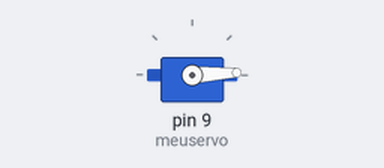
A sketch run on a simulated Arduino Uno, built with avr-gcc and run on an emulated ATmega328P. Shown: servo.

Above: at 0.05 s.
At 1.25 s:
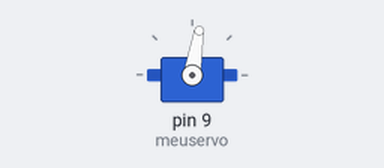
At 2.45 s:
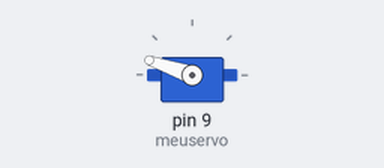
At 4.85 s:
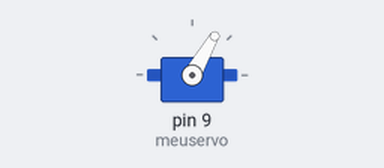
Timing chart, 0 to 9.0 s (numbered marks = the images above):
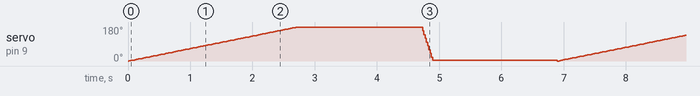

The sketch:

servo_motor.ino
```cpp
#include "Servo.h"
Servo meuservo;
int angulo = 0; // Ajusta o ângulo inicial do Servo
void setup() {
meuservo.attach(9);
}
void loop() {
for (angulo = 0; angulo < 180; angulo += 1) {
meuservo.write(angulo); // Comando para ângulo específico
delay(15);
}
delay(2000);
for (angulo = 180; angulo >= 1; angulo -= 5) {
meuservo.write(angulo);
delay(5);
}
delay(2000);
}
```
